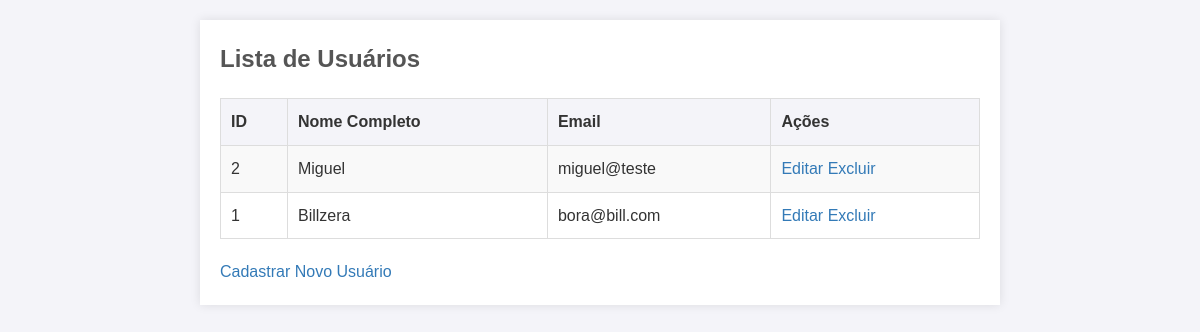
The app's page /publico/list_users.php, older data.
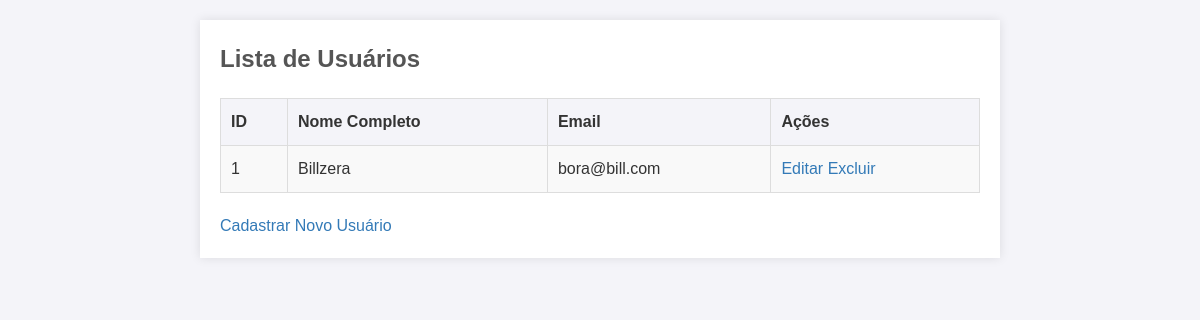
The same page, newer data.
### tables this page shows
CREATE TABLE usuarios (
    id INTEGER PRIMARY KEY AUTOINCREMENT,
    nome TEXT NOT NULL,
    email TEXT NOT NULL UNIQUE,
    senha TEXT NOT NULL
);

### src/Models/User.php (called while the page is built, shortened)
<?php
class User {
    private $conn;
    private $table_name = "usuarios";
    public function __construct($db) {
        $this->conn = $db;
    }
    function read() {
        $query = "SELECT id, nome, email FROM " . $this->table_name . " ORDER BY id DESC";
        $stmt = $this->conn->prepare($query);
        $stmt->execute();
        return $stmt;
    }
}
?>

### publico/list_users.php (the view, shortened to what this page needs)
<?php
require_once __DIR__ . '/../src/Models/User.php';
$database = new Database();
$db = $database->getConnection();
$user = new User($db);
$stmt = $user->read();
?>
<!DOCTYPE html>
<html>
<head>
    <link rel="stylesheet" type="text/css" href="user.css">
</head>
<body>
    <div class="container">
        <h2>Lista de Usuários</h2>
        <table>
            <tr>
                <th>ID</th>
                <th>Nome Completo</th>
                <th>Email</th>
                <th>Ações</th>
            </tr>
            <?php while ($row = $stmt->fetch(PDO::FETCH_ASSOC)): ?>
                <tr>
                    <td><?php echo $row['id']; ?></td>
                    <td><?php echo $row['nome']; ?></td>
                    <td><?php echo $row['email']; ?></td>
                    <td>
                        <a href="edit_user.php?id=<?php echo $row['id']; ?>">Editar</a>
                        <a href="delete_user.php?id=<?php echo $row['id']; ?>">Excluir</a>
                    </td>
                </tr>
            <?php endwhile; ?>
        </table>
        <a href="user_create.php">Cadastrar Novo Usuário</a>
    </div>
</body>
</html>

### publico/user.css (style rules this page uses)
* { margin: 0; padding: 0; box-sizing: border-box; }
body { font-family: Arial, sans-serif; background-color: #f4f4f9; color: #333; line-height: 1.6; padding: 20px; }
.container { max-width: 800px; margin: 0 auto; padding: 20px; background: #fff; box-shadow: 0 0 10px rgba(0, 0, 0, 0.1); }
h2 { margin-bottom: 20px; font-size: 24px; color: #555; }
table { width: 100%; border-collapse: collapse; margin-bottom: 20px; }
table th, table td { padding: 10px; border: 1px solid #ddd; text-align: left; }
table th { background: #f4f4f9; }
table tr:nth-child(even) { background: #f9f9f9; }
a { color: #337ab7; text-decoration: none; }

Row changes from the older to the newer data that the page shows:
removed usuarios: id "2", nome "Miguel", email "miguel@teste"
